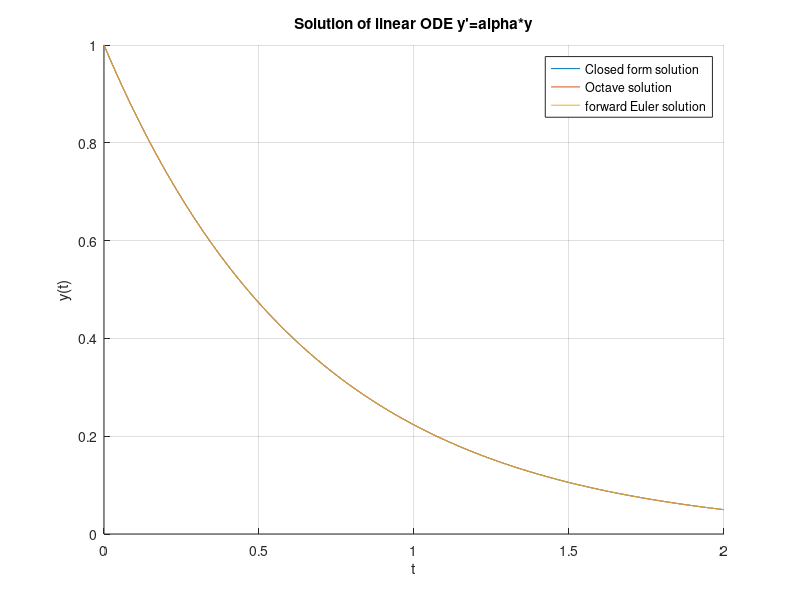

Write MATLAB code to recreate this figure.
% Forward Euler scheme to solve an ODE
% *************************************

% *** Initialization

% To increase the numerical precision
format long;

% Time interval to solve
T = 2;
% Subdivision of the interval
N = 10000;
% Time step
tau = T/N;

% Initial value
y0 = 1; 
% Function for the ODE : y' = f(y,t)
function ydot = fOde (y, t)
  ydot = -1.5*y;
endfunction

% Discretization of the time interval
TInt = 0:tau:T;

% *** 1 : closed-form solution
yexact = y0*exp(-1.5*TInt)';

% *** 2 : Octave solver
yoctave = lsode('fOde',y0,TInt);

% *** 3 : forward Euler solver
yEuler = zeros(1,N+1);
yEuler(1) = y0;
for n=1:N 
   yEuler(n+1) = yEuler(n) + tau*fOde(yEuler(n),TInt(n));
end

% *** Final display
figure, hold on, grid on
plot(TInt,yexact);
plot(TInt,yoctave);
plot(TInt,yEuler);
legend('Closed form solution','Octave solution','forward Euler solution')
xlabel('t'), ylabel('y(t)')
title('Solution of linear ODE y''=alpha*y')

% *** Error at time T
disp('Numerical error at time T : Octave solution')
abs(yexact(end)-yoctave(end))
disp('Numerical error at time T : forward Euler solution')
abs(yexact(end)-yEuler(end))
